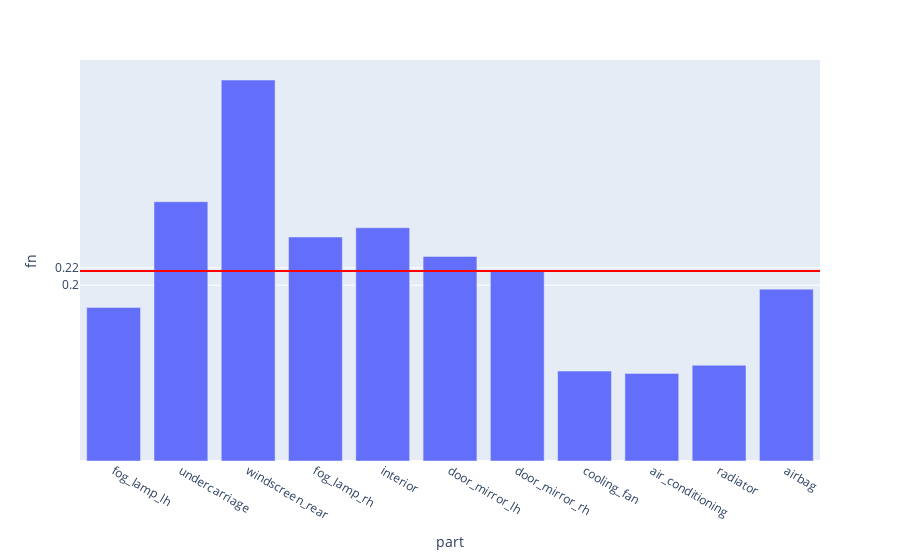

The notebook cell this image was saved under:
### Code cell
fig = px.bar(evalMetrics, x = 'part', y = 'fn')

fig.add_hline(y=avgFn, line_width=2, line_color="red")

fig.update_layout(
    yaxis = dict(
        tickmode = 'array',
        tickvals = [np.format_float_positional(avgFn, 2), 0.2, 0.5, 0.7],
    )
)
fig

### Figure 1 — Plotly figure (JSON) as saved in the notebook; plotly's stock layout.template omitted (floating-point values rounded to 4 significant figures)
{"data": [{"alignmentgroup": "True", "hovertemplate": "part=%{x}<br>fn=%{y}<extra></extra>", "legendgroup": "", "marker": {"color": "#636efa", "pattern": {"shape": ""}}, "name": "", "offsetgroup": "", "orientation": "v", "showlegend": false, "textposition": "auto", "type": "bar", "x": ["fog_lamp_lh", "undercarriage", "windscreen_rear", "fog_lamp_rh", "interior", "door_mirror_lh", "door_mirror_rh", "cooling_fan", "air_conditioning", "radiator", "airbag"], "xaxis": "x", "y": [0.1748, 0.295, 0.4335, 0.2549, 0.2654, 0.2328, 0.2161, 0.1023, 0.0997, 0.109, 0.1955], "yaxis": "y"}], "layout": {"barmode": "relative", "legend": {"tracegroupgap": 0}, "margin": {"t": 60}, "shapes": [{"line": {"color": "red", "width": 2}, "type": "line", "x0": 0, "x1": 1, "xref": "x domain", "y0": 0.2163, "y1": 0.2163, "yref": "y"}], "xaxis": {"anchor": "y", "domain": [0, 1], "title": {"text": "part"}}, "yaxis": {"anchor": "x", "domain": [0, 1], "tickmode": "array", "tickvals": ["0.22", 0.2, 0.5, 0.7], "title": {"text": "fn"}}}}
